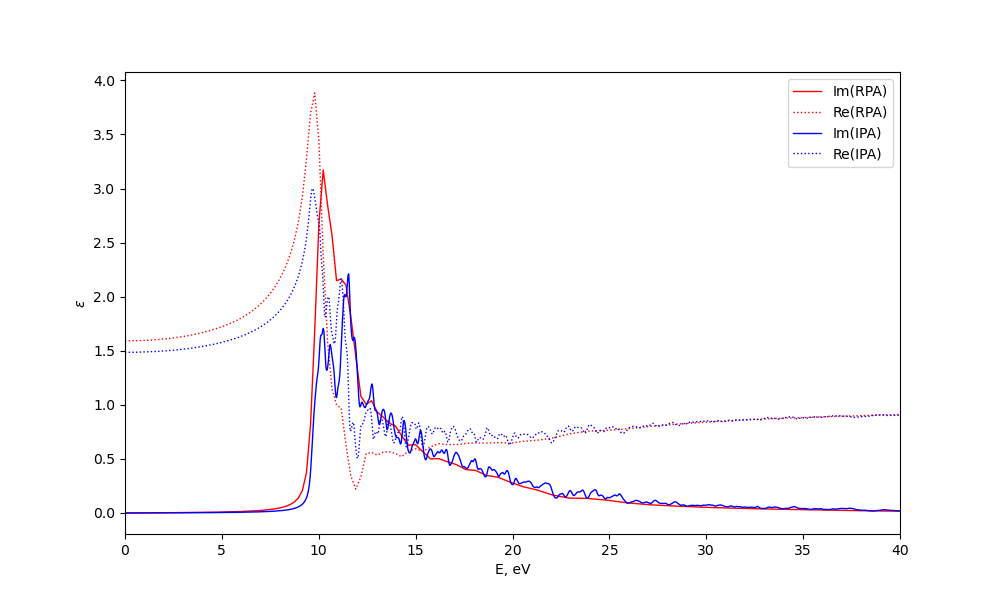

Write the Python code that produced this figure.
import numpy as np
import matplotlib.pyplot as plt
from matplotlib.ticker import MultipleLocator
from lxml import etree


fig = plt.figure(figsize=(10, 6))
plt.tight_layout()

data = np.loadtxt("chi.dat")
plt.plot(data[:, 0], data[:, 2], "r-", label="Im(RPA)", lw=1)
plt.plot(data[:, 0], data[:, 1], "r:", label="Re(RPA)", lw=1)


data = np.loadtxt("../nolocal/imag.dat", max_rows=2000)
plt.plot(data[:, 0], data[:, 1], "b-", label="Im(IPA)", lw=1)

data = np.loadtxt("../nolocal/real.dat", max_rows=2000)
plt.plot(data[:, 0], data[:, 1], "b:", label="Re(IPA)", lw=1)


plt.ylabel(r"$\epsilon$")
plt.xlabel("E, eV")
plt.xlim(0, 40.0)
plt.legend()
# plt.yscale("log")
# plt.ylim(bottom=0.005)
# plt.axes().xaxis.set_minor_locator(MultipleLocator(5))
plt.savefig("graph.png")
plt.show()


fig = plt.figure(figsize=(10, 6))
plt.tight_layout()
data = np.loadtxt("chi.dat")
re = data[:, 1]
im = data[:, 2]
m = np.sqrt(re**2 + im**2)
n = np.sqrt((m + re) / 2)
y = ((np.sqrt(m) - 1) / (np.sqrt(m) + 1)) ** 2
plt.plot(data[:, 0], y, "r-", label="R(w)", lw=1)
plt.xlim(0, 40.0)
plt.savefig("r.png")
plt.show()
